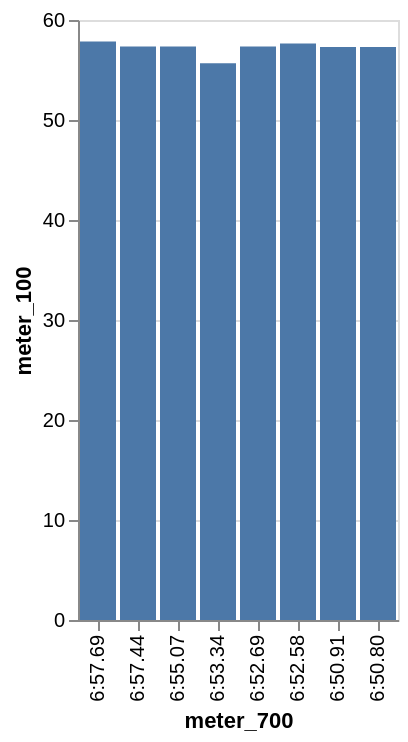

Express this chart as Vega-Lite.
### Vega-Lite specification from a JSON file in a GitHub repository (floating-point values rounded to 4 significant figures)
{"data": {"values": [{"x_data": "6:57.69", "y_data": 57.84}, {"x_data": "6:57.44", "y_data": 57.34}, {"x_data": "6:55.07", "y_data": 57.34}, {"x_data": "6:53.34", "y_data": 55.67}, {"x_data": "6:52.69", "y_data": 57.35}, {"x_data": "6:52.58", "y_data": 57.66}, {"x_data": "6:50.91", "y_data": 57.31}, {"x_data": "6:50.80", "y_data": 57.31}]}, "mark": "bar", "encoding": {"x": {"field": "x_data", "type": "nominal", "title": "meter_700", "sort": "descending"}, "y": {"field": "y_data", "type": "quantitative", "title": "meter_100"}}}
